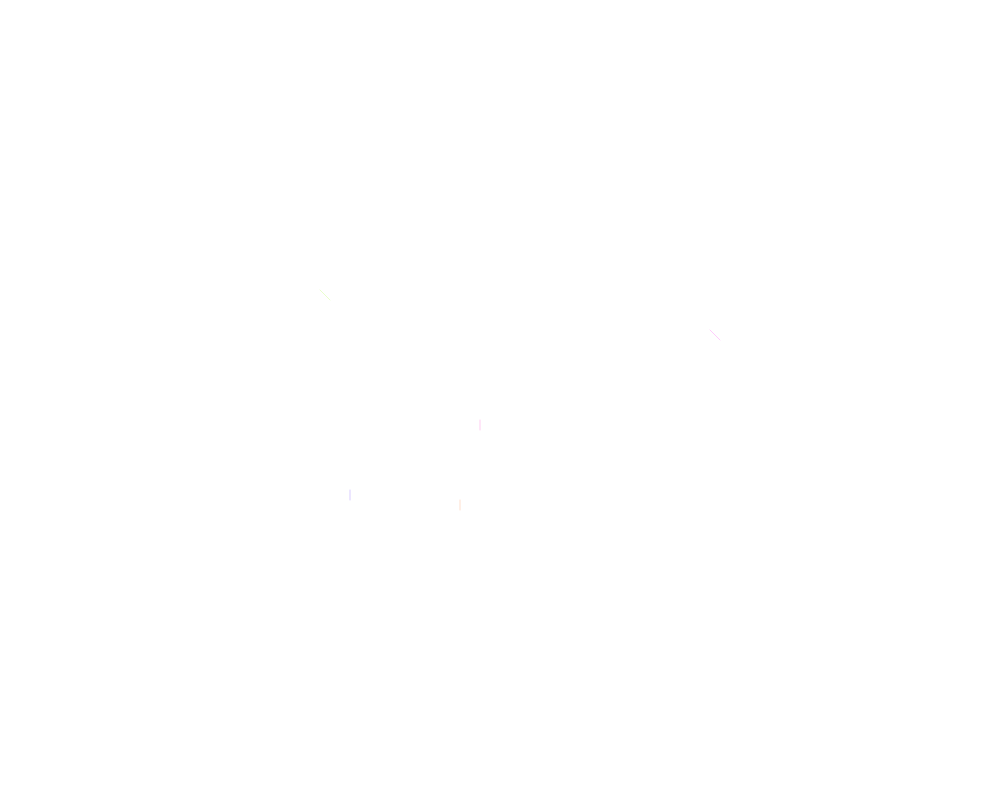
Frame 1 (no input)
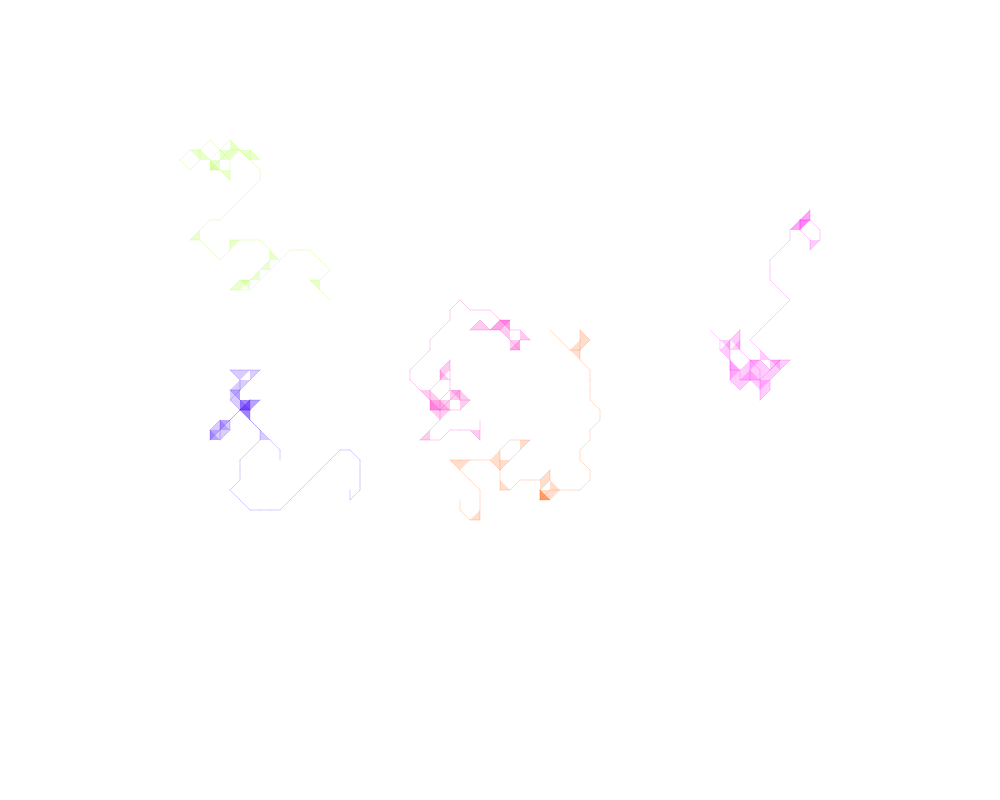
Frame 60 (no input)
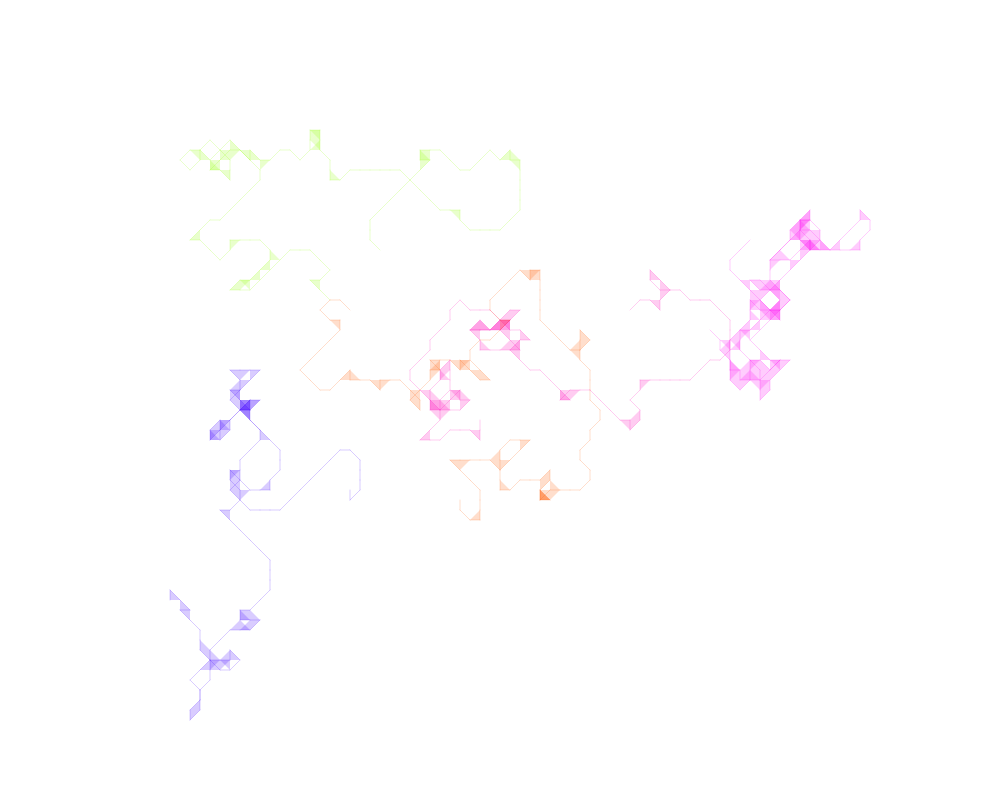
Frame 120 (the mouse pressed at the canvas centre since frame 60)

The p5.js sketch that drew these frames (run headless with seeded random() and noise() and a simulated clock; from frame 60 on, the mouse is pressed at the canvas centre):

// p5.js sketch
// ── sketch.js
"use strict";

var lineX, lineY;
var angleIncrement;
var side;
var xPositions, yPositions, colors, increments;
var numSnakes;
var gridWidth, gridHeight;

var quadrantMap;
var backgroundGrid;

function setup() {
    createCanvas(1000, 800);
    colorMode(HSB, 100);
    frameRate(20);
    background(0, 0, 100);
    stroke(0, 0, 0, 10);

    numSnakes = 5;
    xPositions = [];
    yPositions = [];
    colors = [];
    increments = [];
    angleIncrement = PI/4;
    side = 10;
    gridWidth = Math.floor(width/side);
    gridHeight = Math.floor(height/side);
    backgroundGrid = [];
    for (var i = 0; i < gridWidth; ++i) {
        backgroundGrid[i] = []
        for (var j = 0; j < gridHeight; ++j) {
            backgroundGrid[i][j] = color(0, 0, 100);
            stroke(0, 0, 0, 20);
            noFill();
            //ellipse(i*side, j*side, 5, 5);
        }
    }

    quadrantMap = initQuadrants();;
    
    for (var i = 0; i < numSnakes; i++) {
        colors[i] = color(Math.round(random(0, 100)), 100, 100, 20);
        xPositions[i] = Math.floor(random(gridWidth/4, 3*gridWidth/4));
        yPositions[i] = Math.floor(random(gridHeight/4, 3*gridHeight/4));
        increments[i] = getIncrement(Math.round(random(0, 7)), xPositions[i], yPositions[i], gridWidth, gridHeight, quadrantMap);
    }
    noFill();
}

function draw() {
    for (var i = 0; i < numSnakes; i++) {
        var inside = false;
        while(!inside) {
            increments[i] = getIncrement(increments[i], xPositions[i], yPositions[i], gridWidth, gridHeight, quadrantMap);
            var lineLen;
            var xPos, yPos;
            var angle = angleIncrement*increments[i];
            if (increments[i] % 2 == 0) {
                xPos = xPositions[i] + cos(angle);
                yPos = yPositions[i] + sin(angle);
                
            } else {
                xPos = xPositions[i] + Math.round(cos(angle));
                yPos = yPositions[i] + Math.round(sin(angle));
                
            }
            if (xPos < 0 || xPos > gridWidth || yPos < 0 || yPos > gridHeight) {
                inside = false;
            } else {
                inside = true;
            }
        }
        stroke(colors[i]);
        line(side*xPositions[i], side*yPositions[i], side*xPos, side*yPos);
        backgroundGrid[xPos][yPos] = colors[i];
        //noStroke();
        //fill(colors[i]);
        //ellipse(side*xPos, side*yPos, 5, 5);
        checkTriangles(xPositions[i], yPositions[i], xPos, yPos, backgroundGrid, side);
        xPositions[i] = xPos;
        yPositions[i] = yPos;
    }
}

// TODO: fix me up so that I return weighted directions
function getIncrement(prev, lineX, lineY, w, h, quadrantMap) {
    var res;
    var quadrant = getQuadrant(lineX, lineY, w, h);
    var dirs = quadrantMap[quadrant];
    do {
        if (random(0, 1) > 0.4) {
            res = Math.round(random(prev - 1, prev + 1));
        } else {
            res = Math.round(random(0, 8));
        }
        if (quadrant != 5) {
            if (random(0,1) > 0.65) {
                res = Math.round(random(dirs[0], dirs[1]));
            }
        }
    } while ((res-4) == prev || res + 4 == prev);
    return res;
}

function checkTriangles(prevX, prevY, x, y, backgroundGrid, side) {
    // Possible triangles once we have two spots:
    // if x != prevX and y != prevY, then we check x, prevY and prevX, y
    // else we have to check 4 spots
    var fillColor = backgroundGrid[prevX][prevY];
    fill(fillColor);

    if (x != prevX && y != prevY) {
        makeTwoTriangles(x, y, prevX, prevY, x, prevY, prevX, y, backgroundGrid, side);
    } else {
        if (y == prevY) {
            var tempY = y-1;
            if (tempY >= 0) {
                makeTwoTriangles(x, y, prevX, prevY, x, tempY, prevX, tempY, backgroundGrid, side);
            }
            tempY = y+1;
            if (tempY < backgroundGrid[x].length) {
                makeTwoTriangles(x, y, prevX, prevY, x, tempY, prevX, tempY, backgroundGrid, side);
            }
        } else if (x == prevX) {
            var tempX = x-1;
            if (tempX >= 0) {
                makeTwoTriangles(x, y, prevX, prevY, tempX, y, tempX, prevY, backgroundGrid, side);
            }
            tempX = x+1;
            if (tempX < backgroundGrid.length) {
                makeTwoTriangles(x, y, prevX, prevY, tempX, y, tempX, prevY, backgroundGrid, side);
            }
        }
    }
}

function makeTwoTriangles(x1, y1, x2, y2, newX1, newY1, newX2, newY2, backgroundGrid, side) {
    var fillColor = backgroundGrid[x1][y1];
    fill(fillColor);
    noStroke();
    var c1 = backgroundGrid[newX1][newY1];
    var c2 = backgroundGrid[newX2][newY2];
    if (distC(c1, fillColor) <= 1) {
        triangle(x1*side, y1*side, x2*side, y2*side, newX1*side, newY1*side);
    }
    if (distC(c2, fillColor) <= 1) {
        triangle(x1*side, y1*side, x2*side, y2*side, newX2*side, newY2*side);
    }
}

function distC(c1, c2) {
    return dist(red(c1), green(c1), blue(c1), red(c2), green(c2), blue(c2));
}

function initQuadrants() {
    var quadrantMap = []
    quadrantMap[1] = [0, 2];
    quadrantMap[2] = [-2, 2]
    quadrantMap[3] = [-2, 0]
    quadrantMap[4] = [0, 4];
    quadrantMap[5] = [0, 8];
    quadrantMap[6] = [4, 8];
    quadrantMap[7] = [2, 4];
    quadrantMap[8] = [2, 6];
    quadrantMap[9] = [4, 6];
    return quadrantMap;
}

function getQuadrant(x, y, w, h) {
    var quadrant = 5;
    if (x < w/5) {
        if (y < h/5) {
            quadrant = 1;
        } else if (y > 4*h/5) {
            quadrant = 3;
        } else {
            quadrant = 2
        }
    } else if (x > 4*w/5) {
        if (y < h/5) {
            quadrant = 7;
        } else if (y > 4*h/5) {
            quadrant = 9;
        } else {
            quadrant = 8
        }
    } else if (y < h/5) {
        quadrant = 4
    } else if (y > 4*h/5) {
        quadrant = 6;
    }
    return quadrant;
}
